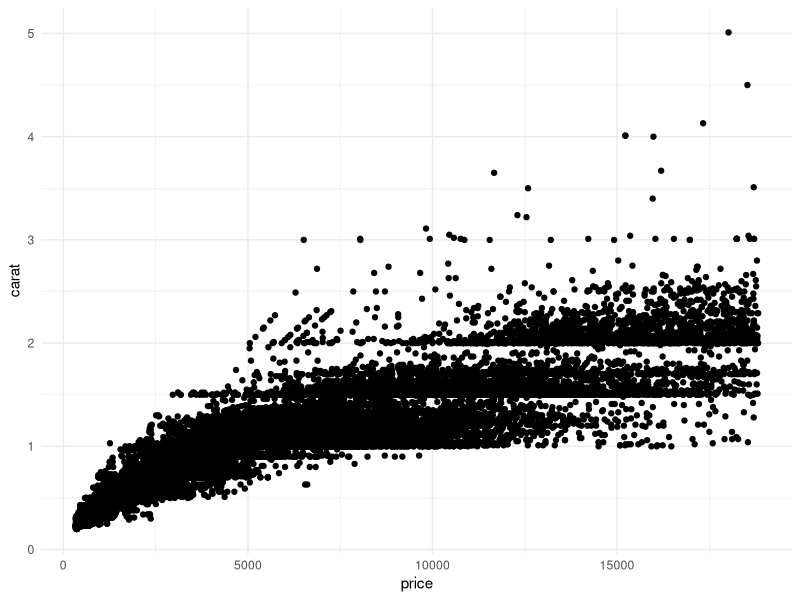

Source code (R):
## ---- chunk 1
### In this code chunk, start with the diamonds dataset (built in to
### ggplot2 package) and create a plot of price vs. carat (or some other
### variables of your choice)
library(ggplot2)

ggplot(diamonds) + 
  geom_point(aes(x=price, y=carat)) +
  theme_minimal()


## ---- chunk 2
### In this code chunk, start with the diamonds dataset (built in to
### ggplot2 package) and create a subset based on filtering, e.g., 
### size greater than 1 carat or cut is "Ideal"

# test

## ---- chunk 3
### Both partners - delete this comment, then write some code here
### to plot, summarize, calculate something simple using the diamonds
### dataset.


## ---- chunk 4
### Both partners - delete this comment, then write some code here
### to plot, summarize, calculate something simple using the diamonds
### dataset.


